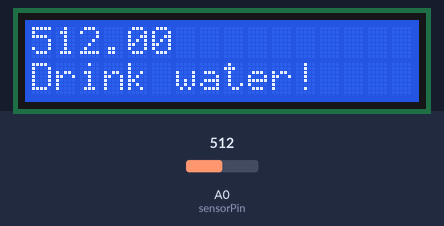
A sketch run on a simulated Arduino Uno, built with avr-gcc and run on an emulated ATmega328P. Shown: 16×2 character LCD. The inputs (shaded band) are chosen by the test bench; at power-on: A0 (sensorPin) = 512.

Above: at 1.7 s.
1.8 s: A0 (sensorPin) set to 589
At 4.2 s:
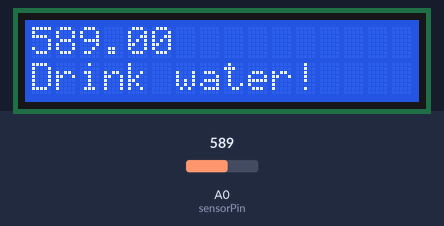
4.6 s: A0 (sensorPin) set to 610
At 7.4 s:
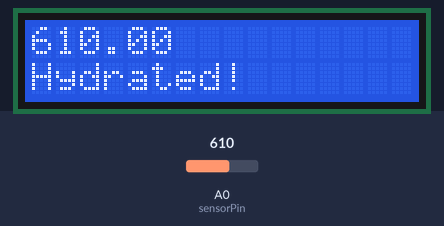
7.7 s: A0 (sensorPin) set to 590
At 9.7 s:
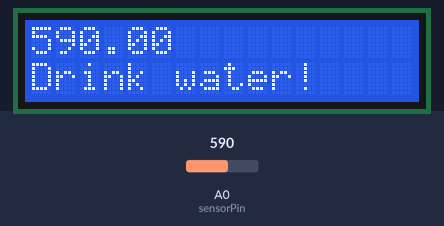
Timing chart, 0 to 11.2 s (numbered marks = the images above; inputs shaded):
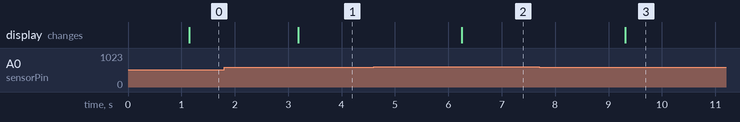

The sketch:

Hydration_Meter_1.ino
```cpp
#include <Wire.h>
#include <LiquidCrystal_I2C.h>

LiquidCrystal_I2C lcd(0x27, 16, 2);

int sensorPin = A0;
float sensorValue = 0;
void setup()
{
  lcd.init();
  lcd.init();
  lcd.backlight();
  Serial.begin(9600);
}
void loop()
{
  sensorValue = analogRead(sensorPin);
  delay(1000);
  if (sensorValue > 600) {
    lcd.clear();
    lcd.setCursor(0, 0);
    lcd.print(sensorValue);
    lcd.setCursor(0,1);
    lcd.print("Hydrated!");
  }
  else {
    lcd.clear();
    lcd.setCursor(0, 0);
    lcd.print(sensorValue);
    lcd.setCursor(0,1);
    lcd.print("Drink water!");
  }
}
```

Measured:
- the behaviour switches between 600 and 601 on A0 (sensorPin) (found by bisection; images 1 and 2)
- after the input at 1.8 s, the display: changes after 1.4 s (image 1)
- after the input at 4.6 s, the display: changes after 1.7 s (image 2)
- after the input at 7.7 s, the display: changes after 1.6 s (image 3)
